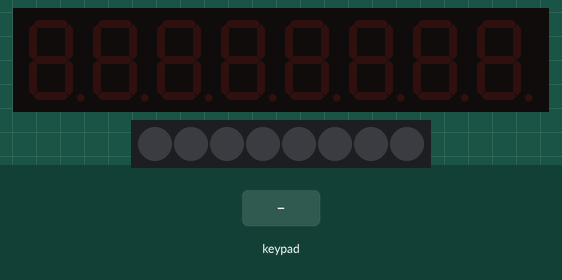
A sketch run on a simulated Arduino Uno, built with avr-gcc and run on an emulated ATmega328P. On the bench: 8-digit seven-segment display, 8 RGB LEDs in strip order, left to right. Wiring (inferred from the names in the program): TM1638 display and keys: STB pin 7; clock pin 9; DIO pin 8. The inputs (shaded band) are chosen by the test bench.

Above: at 1.2 s.
1.3 s: key '1' pressed
At 1.36 s:
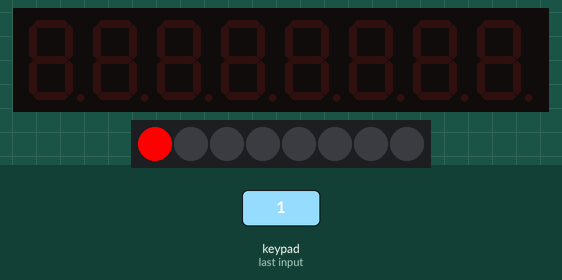
3.1 s: keypad keys 1 2 pressed 0.4 s apart
At 4.1 s:
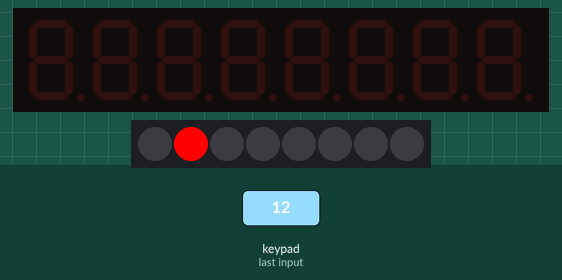
5.4 s: key '2' pressed
At 5.8 s:
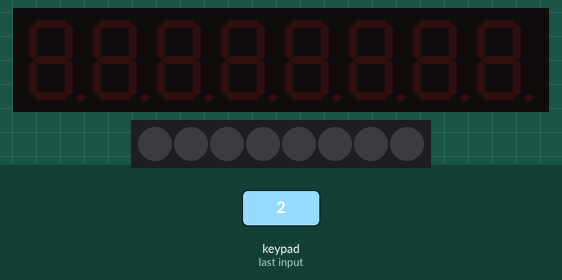
6.9 s: keypad keys 2 5 pressed 0.4 s apart
At 8.1 s:
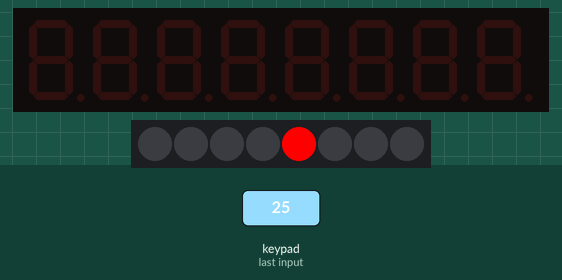
9.2 s: key '5' pressed
At 9.7 s:
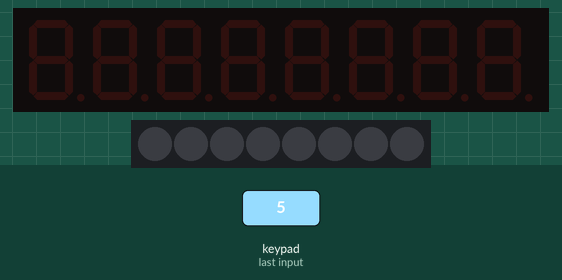
Timing chart, 0 to 11.7 s (numbered marks = the images above; inputs shaded):
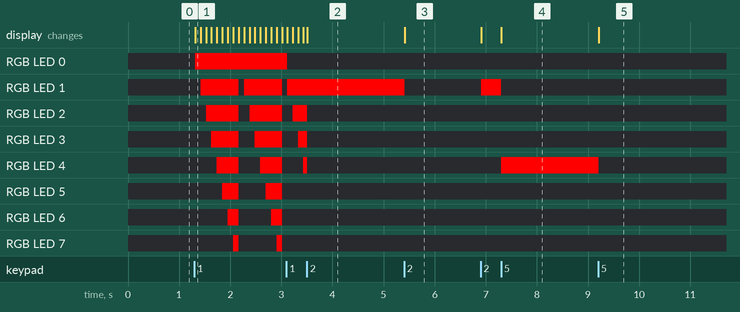

Measured:
- after the input at 1.3 s, RGB LED 0: off → RGB(255, 0, 0) at once; RGB LED 1: alternates RGB(255, 0, 0) for 0.74 s and off for 0.11 s, starting after 0.12 s
- after the input at 5.4 s, RGB LED 1: RGB(255, 0, 0) → off at once
- after the input at 6.9 s, RGB LED 1: off → RGB(255, 0, 0) at once, → off 0.40 s later; RGB LED 4: off → RGB(255, 0, 0) after 0.41 s
- after the input at 9.2 s, RGB LED 4: RGB(255, 0, 0) → off at once

The sketch:

Lab_11_cp2.ino
```cpp
//Checkpoint 11.2
#include <Arduino.h>

const int PIN_STROBE = 7;
const int PIN_DATA   = 8;
const int PIN_CLOCK  = 9;

uint8_t activeLed = 255;
uint8_t lastBtnState = 0;

uint8_t currentMode = 0;

void sendCommand(uint8_t value) {
  digitalWrite(PIN_STROBE, LOW);
  shiftOut(PIN_DATA, PIN_CLOCK, LSBFIRST, value);
  digitalWrite(PIN_STROBE, HIGH);
}

void resetTM1638() {
  sendCommand(0x40);
  digitalWrite(PIN_STROBE, LOW);
  shiftOut(PIN_DATA, PIN_CLOCK, LSBFIRST, 0xC0);
  for (int i = 0; i < 16; i++) {
    shiftOut(PIN_DATA, PIN_CLOCK, LSBFIRST, 0x00);
  }
  digitalWrite(PIN_STROBE, HIGH);
}

void setLED(uint8_t position, uint8_t value) {
  pinMode(PIN_DATA, OUTPUT);
  sendCommand(0x44);

  digitalWrite(PIN_STROBE, LOW);
  shiftOut(PIN_DATA, PIN_CLOCK, LSBFIRST, 0xC1 + (position * 2));
  shiftOut(PIN_DATA, PIN_CLOCK, LSBFIRST, value);
  digitalWrite(PIN_STROBE, HIGH);
}

void clearAllLEDs() {
  for (uint8_t i = 0; i < 8; i++) {
    setLED(i, 0);
  }
}

uint8_t readButtons() {
  uint8_t buttons = 0;
  digitalWrite(PIN_STROBE, LOW);
  shiftOut(PIN_DATA, PIN_CLOCK, LSBFIRST, 0x42);

  pinMode(PIN_DATA, INPUT);
  for (uint8_t i = 0; i < 4; i++) {
    uint8_t v = shiftIn(PIN_DATA, PIN_CLOCK, LSBFIRST) << i;
    buttons |= v;
  }

  pinMode(PIN_DATA, OUTPUT);
  digitalWrite(PIN_STROBE, HIGH);
  return buttons;
}

void stepPatternRight() {
  static uint8_t step = 0;
  static unsigned long lastStepTime = 0;

  if (millis() - lastStepTime >= 100) {
    lastStepTime = millis();

    if (step == 0) clearAllLEDs();
    setLED(step, 1);

    step++;
    if (step >= 8) {
      step = 0;
    }
  }
}

void stepPatternLeft() {
  static int step = 7;
  static unsigned long lastStepTime = 0;

  if (millis() - lastStepTime >= 100) {
    lastStepTime = millis();

    if (step == 7) clearAllLEDs();
    setLED(step, 1);

    step--;
    if (step < 0) {
      step = 7;
    }
  }
}

void setup() {
  pinMode(PIN_STROBE, OUTPUT);
  pinMode(PIN_CLOCK, OUTPUT);
  pinMode(PIN_DATA, OUTPUT);

  resetTM1638();
  sendCommand(0x8F);
}

void loop() {
  uint8_t btn = readButtons();
  uint8_t pressedBtn = btn & (~lastBtnState);

  if (pressedBtn > 0) {
    if (pressedBtn & 0b00000001) {
      currentMode = 1;
      clearAllLEDs();
    }
    else if (pressedBtn & 0b10000000) {
      currentMode = 2;
      clearAllLEDs();
    }
    else {
      if (currentMode != 0) {
        currentMode = 0;
        clearAllLEDs();
      }

      for (uint8_t i = 1; i <= 6; i++) {
        uint8_t mask = (1 << i);
        if (pressedBtn & mask) {
          if (activeLed == i) {
            activeLed = 255;
          } else {
            activeLed = i;
          }
        }
      }
    }
  }

  if (currentMode == 1) {
    stepPatternRight();
  }
  else if (currentMode == 2) {
    stepPatternLeft();
  }
  else {
    for (uint8_t i = 1; i <= 6; i++) {
      if (i == activeLed) {
        setLED(i, 1);
      } else {
        setLED(i, 0);
      }
    }
  }

  lastBtnState = btn;
  delay(10);
}
```
